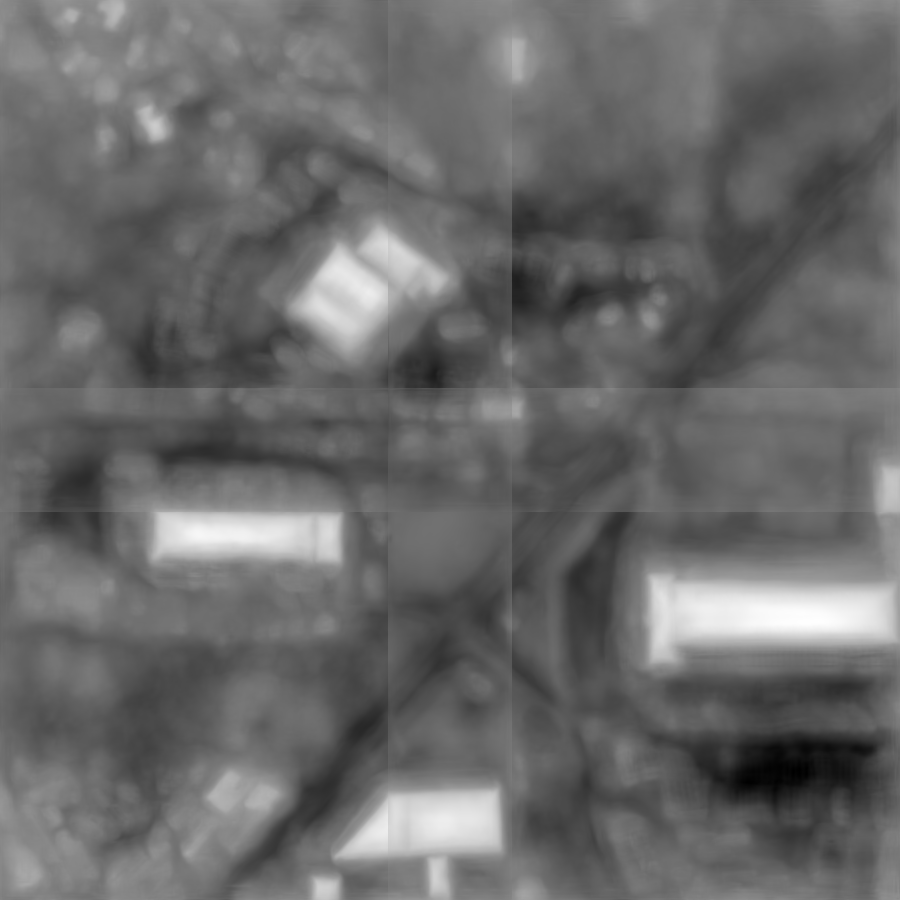
#> input picture Solaris_FOSS4G_2019/inference_out/MVOI_nadir10_test_sample.tif, 900 x 900 px, found by its file name
$ jupyter execute --allow-errors 3_evaluating_performance.ipynb
#> lines starting #> are read from the running program, lines starting #| are printed output that depends on the picture; after the words box and inside, x2 and y2 are one past the last pixel; in counts of white or black regions, pixels touching at a corner belong together
# Notebook 3: Evaluating prediction quality with __Solaris__

Here, we're going to try running several different pre-trained models to generate predictions on the exact same image to help us decide which one works best.

## Sections

1. [__Running inference with the other pre-trained models__](#Running-inference-with-the-other-pre-trained-models)
2. [__Pixel-wise metrics for prediction quality__](#Pixel-wise-metrics-for-prediction-quality)
3. [__Object-wise metrics for prediction quality__](#Object-wise-metrics-for-prediction-quality)

While we talk through evaluation metrics, it'll be helpful to have a few different models' outputs to compare. To this end, we're going to run inference with all four of the pre-trained models available in `solaris` on the sample image we've used previously. The following cell runs that inference pipeline for the other three models, just like we did for XD_XD's model earlier; let's get it started!

## Running inference with the other pre-trained models

[cell 1]
import solaris as sol
import numpy as np
import skimage
import os
from matplotlib import pyplot as plt
import time

data_path = '/data'  # NON-WORKSHOP PARTICIPANTS: change this path to point to the directory where you've stored the data.

def run_inference(config_path):
    print('Loading config...')
    config = sol.utils.config.parse(config_path)
    print('Config loaded. Initializing model...')
    inferer = sol.nets.infer.Inferer(config)
    print('Model initialized. Loading dataset...')
    inf_df = sol.nets.infer.get_infer_df(config)
    print('Dataset loaded. Running inference on the image...this could take a bit, be patient.')
    start_time = time.time()
    inferer(inf_df)
    end_time = time.time()
    print('Running inference on one image took {} seconds.'.format(end_time-start_time))
    print('Vectorizing output...')
    resulting_preds = skimage.io.imread(os.path.join(config['inference']['output_dir'], 'MVOI_nadir10_test_sample.tif'))
    # handle issue we currently have with multi-channel masks and automated footprint generation
    if config['data_specs']['mask_channels'] > 1:
        resulting_preds = resulting_preds[:, :, 0]
    predicted_footprints = sol.vector.mask.mask_to_poly_geojson(
        pred_arr=resulting_preds,
        reference_im=os.path.join(data_path, 'MVOI_data/MVOI_nadir10_test_sample.tif'),
        do_transform=True)
    print('Output vectorized.')
    predicted_footprints.to_file(os.path.join(config['inference']['output_dir'], 'MVOI_nadir10_predictions.geojson'), driver='GeoJSON')
    print('Done.')

[cell 2]
for config_path in ('workshop_configs/selimsef_densenet121unet_workshop_infer.yml',
                    'workshop_configs/selimsef_densenet161unet_workshop_infer.yml',
                    'workshop_configs/selimsef_resnet34unet_workshop_infer.yml',
                    'workshop_configs/xdxd_workshop_infer.yml'):
    run_inference(os.path.join(data_path, config_path))
#> (the call stopped at in run_inference, `config = sol.utils.config.parse(config_path)`: solaris is not available in this run)

When the above cell finishes, we'll visualize the outputs.

#### Visualizing the outputs

Though it's preferable to work with vector-formatted labels, the raster versions are generally easier to visualize with `matplotlib`, so we'll show those here for comparison purposes.

[cell 3]
output_dirs = ['xdxd_inference_out', 'selimsef_resnet34_inference_out',
               'selimsef_densenet121_inference_out', 'selimsef_densenet161_inference_out']
model_names = ['VGG16', 'ResNet34', 'DenseNet121', 'DenseNet161']

f, axarr = plt.subplots(2, 3, figsize=(16, 12))

for i in range(4):
    im = skimage.io.imread(os.path.join(output_dirs[i], 'MVOI_nadir10_test_sample.tif'))
#> im is the input picture: shape (900, 900, 1) float32; min -34.46, max 19.65, mean -12.04
    im = (im > 0).astype('uint8')[:, :, 0]
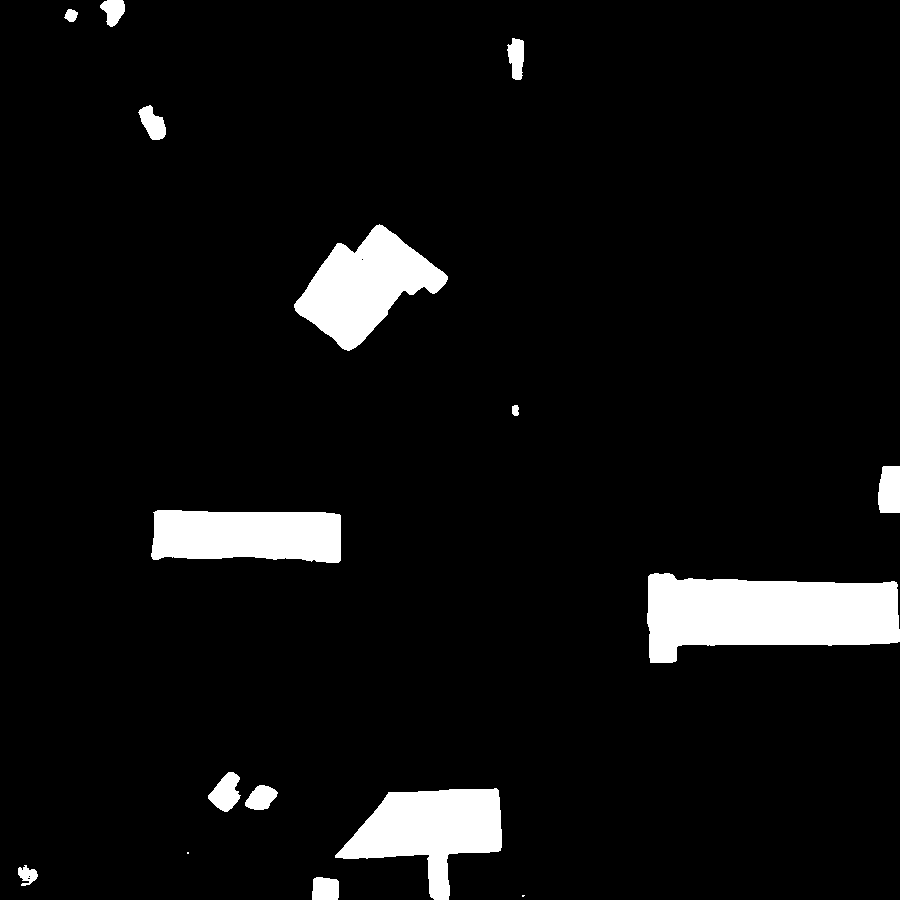
#> im: shape (900, 900); values 0 (black) and 1 (white), 6.2% white; 16 white regions (2 under 20 px), largest, box (x1, y1, x2, y2) and area: (647, 573, 900, 663) 16677, (335, 788, 502, 900) 9844, (294, 224, 448, 351) 9692
    axarr[i//2, i%2+1].imshow(im, cmap='gray')
    axarr[i//2, i%2+1].set_title(model_names[i] + ' predictions', size=16)
    axarr[i//2, i%2+1].axis('off')

#> (the rest of this cell did not finish here and is left out)

As you can see, the models are _generally_ very similar in their predictions, but there are some subtle differences. Some of these may have dramatic effects on how their performance is scored! But how would we go about deciding which is best?

__Pause here for slides: CosmiQ_Solaris_Evaluating_Performance__

## Pixel-wise metrics for prediction quality

We'll start by evaluating model performance with a couple of pixel-wise metrics, i.e., metrics that score models based on what fraction of the pixels are correct.

Let's start with "accuracy", since that's the most common term used when discussing model performance. Few people are actually familiar wtih the definition of accuracy:

$
\begin{align}
accuracy=\frac{TN+TP}{TN+TP+FN+FP}
\end{align}
$

Where:
- TN = True Negative (a pixel is ID'ed as non-building, and is in fact not a building)
- TP = True Positive (a pixel is ID'ed as building, and is in fact a building)
- FN = False Negative (a pixel is ID'ed as non-building, when it is, in fact, building)
- FP = False Positive (a pixel is ID'ed as building, but it's actually background)

In layperson's terms, this metric is essentially what fraction of pixels are correct. Let's calculate that for each model above.

[cell 4]
def acc(prediction, ground_truth):
    return np.sum(prediction == ground_truth)/float(prediction.size)

output_dirs = ['xdxd_inference_out', 'selimsef_resnet34_inference_out',
               'selimsef_densenet121_inference_out', 'selimsef_densenet161_inference_out']
#> output_dirs = ['xdxd_inference_out', 'selimsef_resnet34_inference_out', 'selimsef_densenet121_inference_out', 'selimsef_densenet161_inference_out']
model_names = ['VGG16\nU-Net', 'ResNet34\nU-Net', 'DenseNet121\nU-Net', 'DenseNet161\nU-Net']

#> (the rest of this cell did not finish here and is left out)
